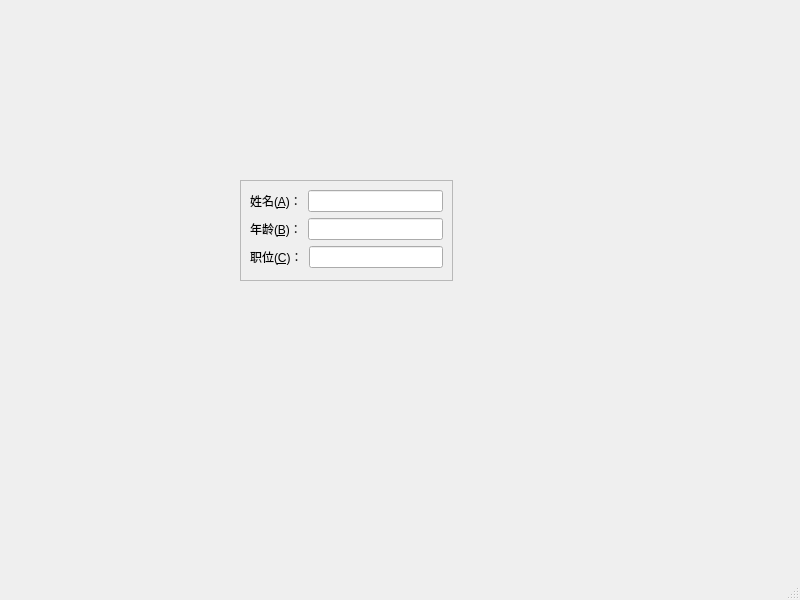
<?xml version="1.0" encoding="UTF-8"?>
<ui version="4.0">
 <class>MainWindow</class>
 <widget class="QMainWindow" name="MainWindow">
  <property name="geometry">
   <rect>
    <x>0</x>
    <y>0</y>
    <width>800</width>
    <height>600</height>
   </rect>
  </property>
  <property name="windowTitle">
   <string>MainWindow</string>
  </property>
  <widget class="QWidget" name="centralwidget">
   <widget class="QFrame" name="frame">
    <property name="geometry">
     <rect>
      <x>240</x>
      <y>180</y>
      <width>213</width>
      <height>101</height>
     </rect>
    </property>
    <property name="frameShape">
     <enum>QFrame::StyledPanel</enum>
    </property>
    <property name="frameShadow">
     <enum>QFrame::Raised</enum>
    </property>
    <layout class="QVBoxLayout" name="verticalLayout">
     <item>
      <layout class="QHBoxLayout" name="horizontalLayout">
       <item>
        <widget class="QLabel" name="label">
         <property name="text">
          <string>姓名(&amp;A)：</string>
         </property>
         <property name="buddy">
          <cstring>lineEdit</cstring>
         </property>
        </widget>
       </item>
       <item>
        <widget class="QLineEdit" name="lineEdit"/>
       </item>
      </layout>
     </item>
     <item>
      <layout class="QHBoxLayout" name="horizontalLayout_2">
       <item>
        <widget class="QLabel" name="label_2">
         <property name="text">
          <string>年龄(&amp;B)：</string>
         </property>
         <property name="buddy">
          <cstring>lineEdit_2</cstring>
         </property>
        </widget>
       </item>
       <item>
        <widget class="QLineEdit" name="lineEdit_2"/>
       </item>
      </layout>
     </item>
     <item>
      <layout class="QHBoxLayout" name="horizontalLayout_3">
       <item>
        <widget class="QLabel" name="label_3">
         <property name="text">
          <string>职位(&amp;C)：</string>
         </property>
         <property name="buddy">
          <cstring>lineEdit_3</cstring>
         </property>
        </widget>
       </item>
       <item>
        <widget class="QLineEdit" name="lineEdit_3"/>
       </item>
      </layout>
     </item>
    </layout>
   </widget>
  </widget>
  <widget class="QMenuBar" name="menubar">
   <property name="geometry">
    <rect>
     <x>0</x>
     <y>0</y>
     <width>800</width>
     <height>22</height>
    </rect>
   </property>
  </widget>
  <widget class="QStatusBar" name="statusbar"/>
 </widget>
 <resources/>
 <connections/>
</ui>
